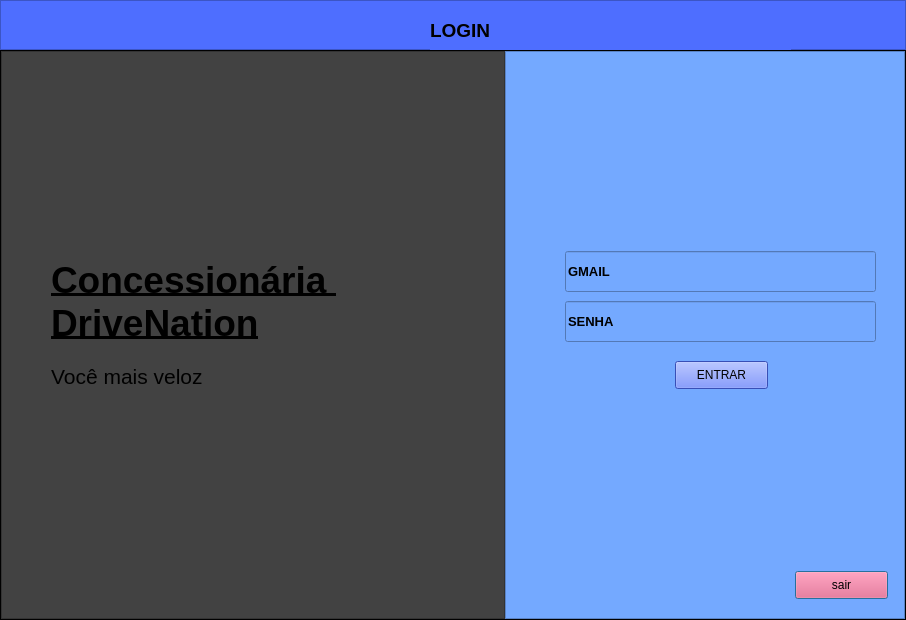
<?xml version="1.0" encoding="UTF-8"?>
<ui version="4.0">
 <class>Dialog</class>
 <widget class="QDialog" name="Dialog">
  <property name="geometry">
   <rect>
    <x>0</x>
    <y>0</y>
    <width>906</width>
    <height>620</height>
   </rect>
  </property>
  <property name="maximumSize">
   <size>
    <width>906</width>
    <height>620</height>
   </size>
  </property>
  <property name="windowTitle">
   <string>Dialog</string>
  </property>
  <layout class="QVBoxLayout" name="verticalLayout" stretch="0,0">
   <property name="spacing">
    <number>0</number>
   </property>
   <property name="leftMargin">
    <number>0</number>
   </property>
   <property name="topMargin">
    <number>0</number>
   </property>
   <property name="rightMargin">
    <number>0</number>
   </property>
   <property name="bottomMargin">
    <number>0</number>
   </property>
   <item>
    <widget class="QFrame" name="frame">
     <property name="maximumSize">
      <size>
       <width>16777215</width>
       <height>50</height>
      </size>
     </property>
     <property name="styleSheet">
      <string notr="true">background-color: rgb(78, 110, 255);</string>
     </property>
     <property name="frameShape">
      <enum>QFrame::StyledPanel</enum>
     </property>
     <property name="frameShadow">
      <enum>QFrame::Raised</enum>
     </property>
     <widget class="QLabel" name="label_4">
      <property name="geometry">
       <rect>
        <x>430</x>
        <y>10</y>
        <width>361</width>
        <height>41</height>
       </rect>
      </property>
      <property name="font">
       <font>
        <pointsize>14</pointsize>
        <weight>75</weight>
        <bold>true</bold>
       </font>
      </property>
      <property name="text">
       <string>LOGIN</string>
      </property>
     </widget>
    </widget>
   </item>
   <item>
    <widget class="QFrame" name="frame_2">
     <property name="styleSheet">
      <string notr="true">background-color: rgb(0, 0, 0);</string>
     </property>
     <property name="frameShape">
      <enum>QFrame::StyledPanel</enum>
     </property>
     <property name="frameShadow">
      <enum>QFrame::Raised</enum>
     </property>
     <layout class="QHBoxLayout" name="horizontalLayout" stretch="0,0">
      <property name="spacing">
       <number>0</number>
      </property>
      <property name="leftMargin">
       <number>0</number>
      </property>
      <property name="topMargin">
       <number>0</number>
      </property>
      <property name="rightMargin">
       <number>0</number>
      </property>
      <property name="bottomMargin">
       <number>0</number>
      </property>
      <item>
       <widget class="QFrame" name="right_menu">
        <property name="maximumSize">
         <size>
          <width>16777215</width>
          <height>16777215</height>
         </size>
        </property>
        <property name="styleSheet">
         <string notr="true">background-color: rgb(66, 66, 66);</string>
        </property>
        <property name="frameShape">
         <enum>QFrame::StyledPanel</enum>
        </property>
        <property name="frameShadow">
         <enum>QFrame::Raised</enum>
        </property>
        <widget class="QLabel" name="label_2">
         <property name="geometry">
          <rect>
           <x>50</x>
           <y>190</y>
           <width>411</width>
           <height>121</height>
          </rect>
         </property>
         <property name="font">
          <font>
           <pointsize>28</pointsize>
           <weight>75</weight>
           <bold>true</bold>
           <underline>true</underline>
          </font>
         </property>
         <property name="styleSheet">
          <string notr="true">color: rgb(0, 0, 0);</string>
         </property>
         <property name="text">
          <string>Concessionária 
DriveNation</string>
         </property>
        </widget>
        <widget class="QLabel" name="label_3">
         <property name="geometry">
          <rect>
           <x>50</x>
           <y>310</y>
           <width>311</width>
           <height>31</height>
          </rect>
         </property>
         <property name="font">
          <font>
           <pointsize>16</pointsize>
          </font>
         </property>
         <property name="text">
          <string>Você mais veloz</string>
         </property>
        </widget>
       </widget>
      </item>
      <item>
       <widget class="QFrame" name="left_menu">
        <property name="maximumSize">
         <size>
          <width>400</width>
          <height>16777215</height>
         </size>
        </property>
        <property name="styleSheet">
         <string notr="true">background-color: rgb(116, 169, 255)</string>
        </property>
        <property name="frameShape">
         <enum>QFrame::StyledPanel</enum>
        </property>
        <property name="frameShadow">
         <enum>QFrame::Raised</enum>
        </property>
        <widget class="QPushButton" name="pushButton">
         <property name="geometry">
          <rect>
           <x>290</x>
           <y>520</y>
           <width>93</width>
           <height>28</height>
          </rect>
         </property>
         <property name="styleSheet">
          <string notr="true">background-color: rgb(255, 74, 116);</string>
         </property>
         <property name="text">
          <string>sair</string>
         </property>
        </widget>
        <widget class="QLineEdit" name="lineEdit">
         <property name="geometry">
          <rect>
           <x>60</x>
           <y>200</y>
           <width>311</width>
           <height>41</height>
          </rect>
         </property>
         <property name="font">
          <font>
           <pointsize>10</pointsize>
           <weight>75</weight>
           <bold>true</bold>
          </font>
         </property>
         <property name="styleSheet">
          <string notr="true">border-color: rgb(0, 0, 0);</string>
         </property>
         <property name="text">
          <string>GMAIL</string>
         </property>
        </widget>
        <widget class="QLineEdit" name="lineEdit_2">
         <property name="geometry">
          <rect>
           <x>60</x>
           <y>250</y>
           <width>311</width>
           <height>41</height>
          </rect>
         </property>
         <property name="font">
          <font>
           <pointsize>10</pointsize>
           <weight>75</weight>
           <bold>true</bold>
          </font>
         </property>
         <property name="styleSheet">
          <string notr="true">border-color: rgb(0, 0, 0);</string>
         </property>
         <property name="text">
          <string>SENHA</string>
         </property>
        </widget>
        <widget class="QPushButton" name="pushButton_18">
         <property name="geometry">
          <rect>
           <x>170</x>
           <y>310</y>
           <width>93</width>
           <height>28</height>
          </rect>
         </property>
         <property name="styleSheet">
          <string notr="true">background-color: rgb(78, 110, 255);
</string>
         </property>
         <property name="text">
          <string>ENTRAR</string>
         </property>
        </widget>
       </widget>
      </item>
     </layout>
    </widget>
   </item>
  </layout>
 </widget>
 <resources/>
 <connections/>
</ui>
